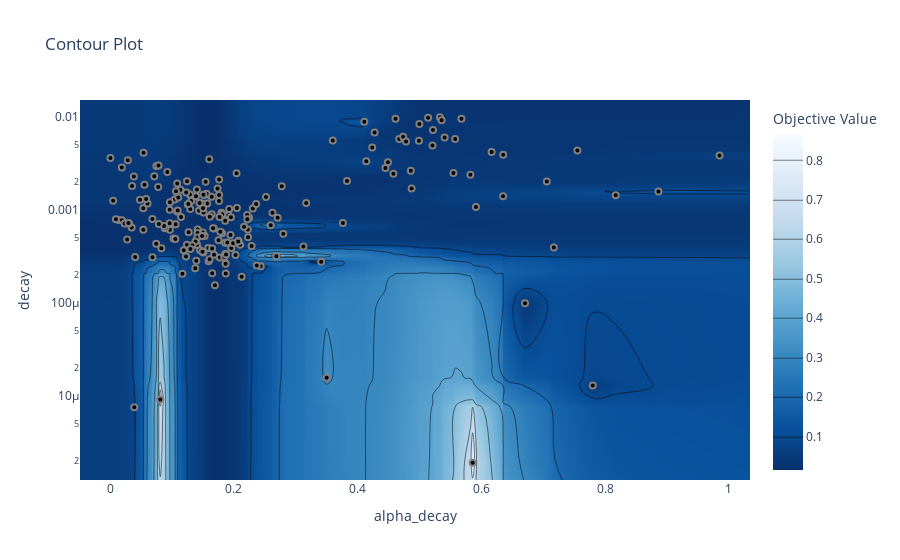

This figure's notebook cell:
### Code cell
optuna.visualization.plot_contour(study, params=['decay', 'alpha_decay'])

### Figure 1 — Plotly figure (JSON) as saved in the notebook; plotly's stock layout.template omitted (floating-point values rounded to 4 significant figures; data arrays with more than 128 entries replaced by an {"elided": "..."} marker saying what was removed)
{"data": [{"autocontour": true, "colorbar": {"title": {"text": "Objective Value"}}, "colorscale": [[0, "rgb(247,251,255)"], [0.125, "rgb(222,235,247)"], [0.25, "rgb(198,219,239)"], [0.375, "rgb(158,202,225)"], [0.5, "rgb(107,174,214)"], [0.625, "rgb(66,146,198)"], [0.75, "rgb(33,113,181)"], [0.875, "rgb(8,81,156)"], [1, "rgb(8,48,107)"]], "connectgaps": true, "contours": {"coloring": "heatmap", "end": 0.8, "size": 0.1, "start": 0.1}, "hoverinfo": "none", "line": {"smoothing": 1.3}, "reversescale": true, "type": "contour", "x": {"elided": "202 float values"}, "y": {"elided": "202 float values"}, "z": {"elided": "202x202 float values"}}, {"marker": {"color": "black", "line": {"color": "Grey", "width": 2}}, "mode": "markers", "showlegend": false, "type": "scatter", "x": {"elided": "200 float values"}, "y": {"elided": "200 float values"}}], "layout": {"autosize": true, "title": {"text": "Contour Plot"}, "xaxis": {"range": [-0.04855, 1.034], "title": {"text": "alpha_decay"}, "type": "linear"}, "yaxis": {"range": [-5.906, -1.82], "title": {"text": "decay"}, "type": "log"}}}
